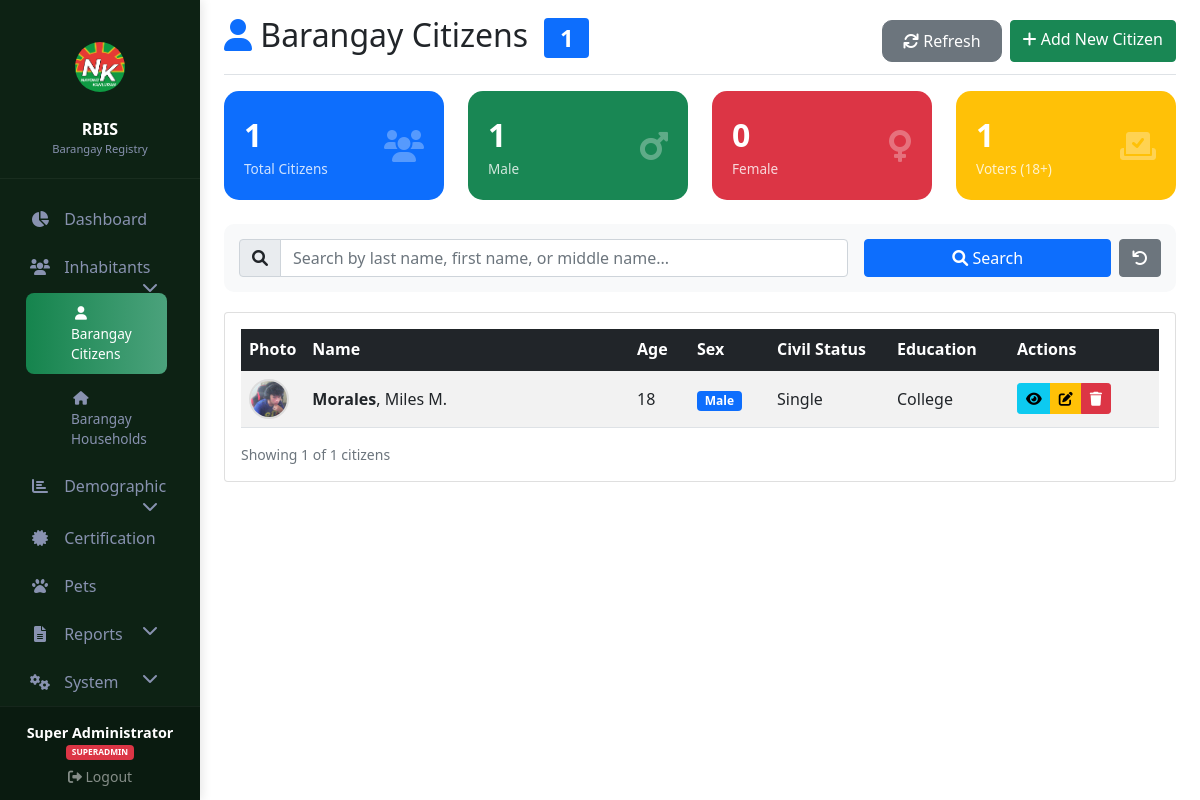
Screenshot of /inhabitants/citizens/index.php (signed in) with the database file from the repository.
### tables this page shows
CREATE TABLE `individual_records` (
  `id` int(11) NOT NULL,
  `last_name` varchar(50) NOT NULL,
  `first_name` varchar(50) NOT NULL,
  `middle_name` varchar(50) DEFAULT NULL,
  `ext_name` varchar(10) DEFAULT NULL,
  `place_of_birth` varchar(100) DEFAULT NULL,
  `date_of_birth` date DEFAULT NULL,
  `age` int(11) DEFAULT NULL,
  `sex` enum('Male','Female','Other') NOT NULL,
  `civil_status` enum('Single','Married','Widowed','Divorced','Separated') NOT NULL,
  `highest_education` enum('Elementary','High School','Vocational','College','Post Graduate','Doctorate') DEFAULT NULL,
  `profile_picture` varchar(255) DEFAULT NULL,
  `created_by` int(11) DEFAULT NULL,
  `created_at` timestamp NOT NULL DEFAULT current_timestamp(),
  `updated_at` timestamp NOT NULL DEFAULT current_timestamp() ON UPDATE current_timestamp(),
  `educational_status` varchar(50) DEFAULT NULL,
  `philsys_number` varchar(50) DEFAULT NULL,
  `email` varchar(100) DEFAULT NULL,
  `mobile_number` varchar(20) DEFAULT NULL,
  `telephone_number` varchar(20) DEFAULT NULL,
  `region` varchar(100) DEFAULT NULL,
  `province` varchar(100) DEFAULT NULL,
  `city_municipality` varchar(100) DEFAULT NULL,
  `barangay_address` varchar(100) DEFAULT NULL,
  `house_address` varchar(100) DEFAULT NULL,
  `street` varchar(100) DEFAULT NULL,
  `subdivision` varchar(100) DEFAULT NULL,
  `zip_code` varchar(10) DEFAULT NULL,
  `blood_type` varchar(10) DEFAULT NULL,
  `weight` decimal(5,2) DEFAULT NULL,
  `height` varchar(50) DEFAULT NULL,
  `citizenship` varchar(50) DEFAULT NULL,
  `registered_voter` tinyint(1) DEFAULT 0,
  `voter_not_resident` tinyint(1) DEFAULT 0,
  `ethnicity` varchar(50) DEFAULT NULL,
  `position_in_household` varchar(50) DEFAULT NULL,
  `mother_maiden_name` varchar(100) DEFAULT NULL,
  `has_pet` tinyint(1) DEFAULT 0,
  `sectors` text DEFAULT NULL,
  `sector_other` varchar(100) DEFAULT NULL,
  `profession` varchar(100) DEFAULT NULL
);

### config.php (called while the page is built, shortened)
<?php
function hasPermission($module, $action = 'view') {
    $user_role = $_SESSION['role'] ?? 'enumerator';
    $permissions = [
        'superadmin' => [
            'dashboard' => ['view'],
            'inhabitants' => ['view', 'add', 'edit', 'delete'],
            'demographic' => ['view'],
            'certification' => ['view', 'add', 'edit', 'delete'],
            'extras' => ['view', 'add', 'edit', 'delete'],
            'reports' => ['view', 'generate'],
            'system' => ['view', 'manage', 'sql_execute']
        ],
        'admin' => [
            'dashboard' => ['view'],
            'inhabitants' => ['view', 'add', 'edit', 'delete'],
            'demographic' => ['view'],
            'certification' => ['view', 'add', 'edit', 'delete'],
            'extras' => ['view', 'add', 'edit', 'delete'],
            'reports' => ['view', 'generate'],
            'system' => ['view_users']
        ],
        'editor' => [
            'dashboard' => ['view'],
            'inhabitants' => ['view', 'add', 'edit', 'delete'],
            'demographic' => ['view', 'add', 'edit', 'delete'],
            'certification' => ['view', 'add', 'edit', 'delete'],
            'extras' => ['view', 'add', 'edit', 'delete'],
            'reports' => ['view', 'generate']
        ],
        'enumerator' => [
            'dashboard' => ['view'],
            'inhabitants' => ['view', 'add', 'edit'],
            'demographic' => ['view'],
            'certification' => ['view', 'add']
        ]
    ];
    return isset($permissions[$user_role][$module]) &&
           in_array($action, $permissions[$user_role][$module]);
}
?>

### inhabitants/citizens/index.php (the view, shortened to what this page needs)
<?php
require_once '../../config.php';
$pdo = getDB();
$search = isset($_GET['search']) ? trim($_GET['search']) : '';
$page = isset($_GET['page']) ? (int)$_GET['page'] : 1;
$limit = 20;
$offset = ($page - 1) * $limit;
if (!empty($search)) {
    $count_stmt = $pdo->prepare("SELECT COUNT(*) FROM individual_records WHERE last_name LIKE ? OR first_name LIKE ? OR middle_name LIKE ?");
    $search_param = "%$search%";
    $count_stmt->execute([$search_param, $search_param, $search_param]);
    $total = $count_stmt->fetchColumn();
    $stmt = $pdo->prepare("SELECT * FROM individual_records WHERE last_name LIKE ? OR first_name LIKE ? OR middle_name LIKE ? ORDER BY created_at DESC LIMIT $limit OFFSET $offset");
    $stmt->execute([$search_param, $search_param, $search_param]);
    $citizens = $stmt->fetchAll();
} else {
    $total = $pdo->query("SELECT COUNT(*) FROM individual_records")->fetchColumn();
    $stmt = $pdo->query("SELECT * FROM individual_records ORDER BY created_at DESC LIMIT $limit OFFSET $offset");
    $citizens = $stmt->fetchAll();
}
?>
<!DOCTYPE html>
<html lang="en">
<head>
    <link href="https://cdn.jsdelivr.net/npm/bootstrap@5.1.3/dist/css/bootstrap.min.css" rel="stylesheet">
    <link rel="stylesheet" href="https://cdnjs.cloudflare.com/ajax/libs/font-awesome/6.0.0/css/all.min.css">
</head>
<body>
    <div class="container-fluid">
        <div class="row">
            <?php include '../../includes/sidebar.php'; ?>
            <main class="col-md-10 ms-sm-auto px-md-4 main-content">
                <div class="d-flex justify-content-between flex-wrap flex-md-nowrap align-items-center pt-3 pb-2 mb-3 border-bottom">
                    <h1 class="h2">
                        <i class="fas fa-user text-primary"></i> Barangay Citizens
                        <span class="badge bg-primary ms-2"><?= number_format($total) ?></span>
                    </h1>
                    <div class="btn-toolbar">
                        <button class="btn btn-secondary me-2 refresh-btn" onclick="window.location.reload()" title="Refresh page">
                            <i class="fas fa-sync"></i> Refresh
                        </button>
                        <?php if (hasPermission('inhabitants', 'add')): ?>
                            <a href="create.php" class="btn btn-success">
                                <i class="fas fa-plus"></i> Add New Citizen
                            </a>
                        <?php endif; ?>
                    </div>
                </div>
                <div class="row mb-4">
                    <div class="col-md-3">
                        <div class="stat-card bg-primary text-white">
                            <div class="d-flex justify-content-between align-items-center">
                                <div>
                                    <div class="stat-number"><?= number_format($total) ?></div>
                                    <div class="stat-label">Total Citizens</div>
                                </div>
                                <div class="stat-icon">
                                    <i class="fas fa-users"></i>
                                </div>
                            </div>
                        </div>
                    </div>
                    <div class="col-md-3">
                        <div class="stat-card bg-success text-white">
                            <div class="d-flex justify-content-between align-items-center">
                                <div>
                                    <div class="stat-number">
                                        <?= $pdo->query("SELECT COUNT(*) FROM individual_records WHERE sex = 'Male'")->fetchColumn() ?>
                                    </div>
                                    <div class="stat-label">Male</div>
                                </div>
                                <div class="stat-icon">
                                    <i class="fas fa-mars"></i>
                                </div>
                            </div>
                        </div>
                    </div>
                    <div class="col-md-3">
                        <div class="stat-card bg-danger text-white">
                            <div class="d-flex justify-content-between align-items-center">
                                <div>
                                    <div class="stat-number">
                                        <?= $pdo->query("SELECT COUNT(*) FROM individual_records WHERE sex = 'Female'")->fetchColumn() ?>
                                    </div>
                                    <div class="stat-label">Female</div>
                                </div>
                                <div class="stat-icon">
                                    <i class="fas fa-venus"></i>
                                </div>
                            </div>
                        </div>
                    </div>
                    <div class="col-md-3">
                        <div class="stat-card bg-warning text-white">
                            <div class="d-flex justify-content-between align-items-center">
                                <div>
                                    <div class="stat-number">
                                        <?= $pdo->query("SELECT COUNT(*) FROM individual_records WHERE age >= 18")->fetchColumn() ?>
                                    </div>
                                    <div class="stat-label">Voters (18+)</div>
                                </div>
                                <div class="stat-icon">
                                    <i class="fas fa-vote-yea"></i>
                                </div>
                            </div>
                        </div>
                    </div>
                </div>
                <div class="search-bar">
                    <form method="GET" class="row g-3">
                        <div class="col-md-8">
                            <div class="input-group">
                                <span class="input-group-text"><i class="fas fa-search"></i></span>
                                <input type="text" name="search" class="form-control" placeholder="Search by last name, first name, or middle name..." value="<?= htmlspecialchars($search) ?>">
                            </div>
                        </div>
                        <div class="col-md-4">
                            <div class="d-flex gap-2">
                                <button type="submit" class="btn btn-primary w-100">
                                    <i class="fas fa-search"></i> Search
                                </button>
                                <button type="button" class="btn btn-secondary" onclick="window.location.href='?'" title="Reset all filters">
                                    <i class="fas fa-undo"></i>
                                </button>
                            </div>
                        </div>
                    </form>
                </div>
                <div class="card">
                    <div class="card-body">
                        <?php if (count($citizens) > 0): ?>
                            <div class="table-responsive">
                                <table class="table table-hover table-striped">
                                    <thead class="table-dark">
                                        <tr>
                                            <th style="width: 50px;">Photo</th>
                                            <th>Name</th>
                                            <th style="width: 60px;">Age</th>
                                            <th style="width: 80px;">Sex</th>
                                            <th style="width: 120px;">Civil Status</th>
                                            <th style="width: 120px;">Education</th>
                                            <th style="width: 150px;">Actions</th>
                                        </tr>
                                    </thead>
                                    <tbody>
                                        <?php foreach ($citizens as $citizen): ?>
                                            <tr>
                                                <td>
                                                    <?php if ($citizen['profile_picture']): ?>
                                                        <img src="../../uploads/<?= $citizen['profile_picture'] ?>" class="profile-preview-sm" alt="Profile">
                                                    <?php else: ?>
                                                        <img src="../../assets/images/default-avatar.png" class="profile-preview-sm" alt="Default">
                                                    <?php endif; ?>
                                                </td>
                                                <td>
                                                    <strong><?= htmlspecialchars($citizen['last_name']) ?></strong>,
                                                    <?= htmlspecialchars($citizen['first_name']) ?>
                                                    <?php if ($citizen['middle_name']): ?>
                                                        <?= htmlspecialchars($citizen['middle_name'][0]) ?>.
                                                    <?php endif; ?>
                                                </td>
                                                <td><?= $citizen['age'] ?? 'N/A' ?></td>
                                                <td>
                                                    <span class="badge bg-<?= $citizen['sex'] == 'Male' ? 'primary' : ($citizen['sex'] == 'Female' ? 'danger' : 'secondary') ?>">
                                                        <?= $citizen['sex'] ?>
                                                    </span>
                                                </td>
                                                <td><?= $citizen['civil_status'] ?></td>
                                                <td><?= $citizen['highest_education'] ?: 'N/A' ?></td>
                                                <td>
                                                    <div class="btn-group btn-group-sm">
                                                        <a href="view.php?id=<?= $citizen['id'] ?>" class="btn btn-info" title="View">
                                                            <i class="fas fa-eye"></i>
                                                        </a>
                                                        <?php if (hasPermission('inhabitants', 'edit')): ?>
                                                            <a href="edit.php?id=<?= $citizen['id'] ?>" class="btn btn-warning" title="Edit">
                                                                <i class="fas fa-edit"></i>
                                                            </a>
                                                        <?php endif; ?>
                                                        <?php if (hasPermission('inhabitants', 'delete')): ?>
                                                            <button onclick="deleteRecord(<?= $citizen['id'] ?>)" class="btn btn-danger" title="Delete">
                                                                <i class="fas fa-trash"></i>
                                                            </button>
                                                        <?php endif; ?>
                                                    </div>
                                                </td>
                                            </tr>
                                        <?php endforeach; ?>
                                    </tbody>
                                </table>
                            </div>
                            <div class="text-muted small">
                                Showing <?= count($citizens) ?> of <?= number_format($total) ?> citizens
                            </div>
                        <?php endif; ?>
                    </div>
                </div>
            </main>
        </div>
    </div>
</body>
</html>

### inhabitants/citizens/index.php (style rules this page uses)
.profile-preview-sm { width: 40px; height: 40px; object-fit: cover; border-radius: 50%; border: 2px solid #ddd; }
.table td { vertical-align: middle; }
.stat-card { border-radius: 15px; padding: 20px; transition: transform 0.3s; cursor: default; }
.stat-number { font-size: 2rem; font-weight: 700; }
.stat-label { font-size: 0.85rem; opacity: 0.8; }
.stat-icon { font-size: 2rem; opacity: 0.3; }
.search-bar { background: #f8f9fa; padding: 15px; border-radius: 10px; margin-bottom: 20px; }
.refresh-btn { border-radius: 10px; padding: 8px 20px; }

### includes/sidebar.php (style rules this page uses)
.main-content { margin-left: 16.66666667%; padding: 0; }

### rows the page displays
individual_records: profile_picture (picture), last_name "Morales", first_name "Miles", middle_name "M", age "18", sex "Male", civil_status "Single", highest_education "College"

### other values shown
$_SESSION['full_name'] "Super Administrator"
$user_role "SUPERADMIN"
$total "1"
count($citizens) "1"
